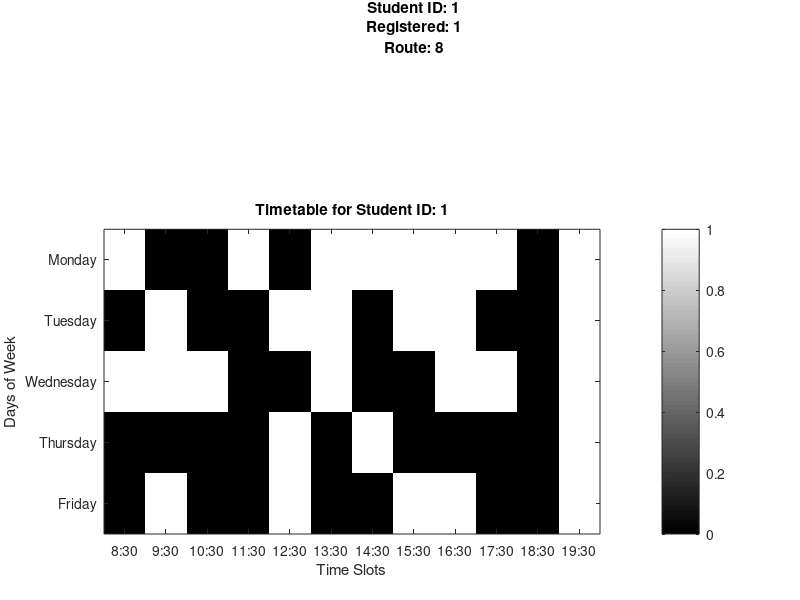
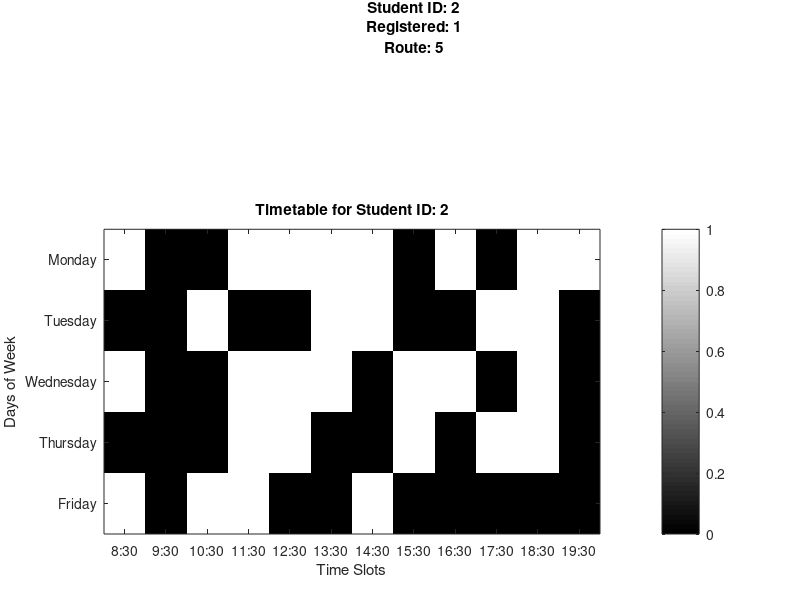
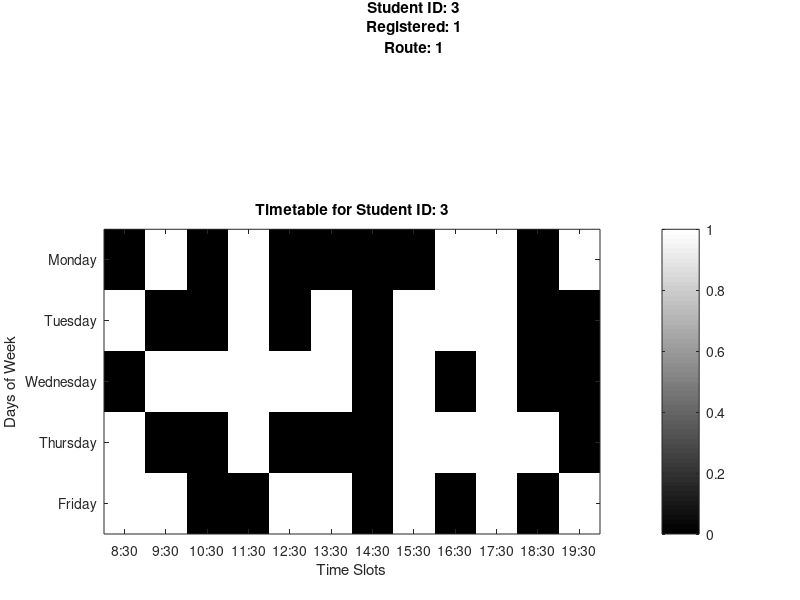

Reproduce these figures in MATLAB, in order.
% ----------------------------------------------------------------
% MATLAB Competition: Bus Distribution System
% ----------------------------------------------------------------
% This script generates student data for a university, including:
% - Registration status
% - Assigned bus route
% - Weekly class timetable
%
% The total number of students is provided by the user.
% The generated data is saved in a JSON file.
% The script also plots the information for the first 3 students 
% to demonstrate the random generation.
%
% The JSON file will be used as a database for the next task, 
% which involves generating the bus distribution based on days, times, and hours.
% ----------------------------------------------------------------


% Define parameters

clc;
clear;

% Input dialog to enter the total number of students
prompt = {'Enter the total number of students:'};
dlgtitle = 'Input';
dims = [1 35];
definput = {'100'};
answer = inputdlg(prompt, dlgtitle, dims, definput);

% ----------------------------------------------------------------
% Convert the input to a number

numStudents = str2double(answer{1});

numRegistered = round(numStudents * 0.5); % Number of registered students (adjustable)
numUnregistered = numStudents - numRegistered;
numRoutes = 8; % Total number of routes

daysOfWeek = {'Monday', 'Tuesday', 'Wednesday', 'Thursday', 'Friday'};
timeSlots = {'8:30', '9:30', '10:30', '11:30', '12:30', '13:30', '14:30', '15:30', '16:30', '17:30', '18:30', '19:30'};

% ----------------------------------------------------------------
% Replace colon character in time slots with underscore
validTimeSlots = cellfun(@(x) strrep(x, ':', '_'), timeSlots, 'UniformOutput', false);

% ----------------------------------------------------------------
% Generate student data
students = cell(1, numStudents);
for i = 1:numStudents
    student.ID = i;
    if i <= numRegistered
        student.isRegistered = 1; % Registered
    else
        student.isRegistered = 0; % Not registered
    end
    
    % Assign a random route number (1 to numRoutes)
    student.route = randi([1, numRoutes]);
    
    % Generate a random timetable for the student
    timetable = struct();
    for day = daysOfWeek
        timetable.(day{1}) = randi([0, 1], 1, length(timeSlots)); % 0: no class, 1: class
    end
    student.timetable = timetable;
    
    % Store the student structure in the cell array
    students{i} = student; % Append student to the array
end

% ----------------------------------------------------------------
% Convert the cell array of structures to JSON format
jsonData = jsonencode(students);

% Write JSON data to a file
fid = fopen('students.json', 'w');
if fid == -1
    error('Cannot create JSON file');
end
fwrite(fid, jsonData, 'char');
fclose(fid);

disp('JSON file "students.json" created successfully');

% ----------------------------------------------------------------
% Display the timetable and info for the first 3 students
for i = 1:min(3, numStudents)
    student = students{i};
    figure;
    % Create a timetable matrix for visualization
    timetableMatrix = zeros(length(daysOfWeek), length(timeSlots));
    for dayIdx = 1:length(daysOfWeek)
        day = daysOfWeek{dayIdx};
        timetableMatrix(dayIdx, :) = student.timetable.(day);
    end
    % Display student information
    subplot(3, 1, 1);
    title(sprintf('Student ID: %d\nRegistered: %d\nRoute: %d', ...
        student.ID, student.isRegistered, student.route));
    axis off;
    
    % Display the timetable
    subplot(3, 1, [2, 3]);
    imagesc(timetableMatrix);
    colormap(gray);
    colorbar;
    set(gca, 'XTick', 1:length(timeSlots), 'XTickLabel', timeSlots, ...
        'YTick', 1:length(daysOfWeek), 'YTickLabel', daysOfWeek);
    xlabel('Time Slots');
    ylabel('Days of Week');
    title(sprintf('Timetable for Student ID: %d', student.ID));
end
